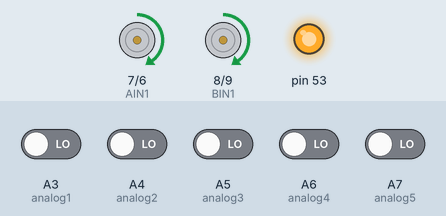
Simulated run of this sketch. Board: Arduino Mega 2560, built with avr-gcc and run on an emulated ATmega2560. On the bench: motor-driver pin pairs drawn as motors (green arrow = first pin HIGH = forward, orange = second pin HIGH = backward, longer = more drive, scaled by the enable pin), output pins drawn as LEDs (lit = HIGH). The test bench sets the inputs (shaded band); at power-on: A3 (analog1), A4 (analog2), A5 (analog3), A6 (analog4), A7 (analog5) LOW. What the sketch prints to the serial monitor is not drawn.

Above: at 10.2 s.
10.3 s: A3 (analog1) driven HIGH
At 11.2 s:
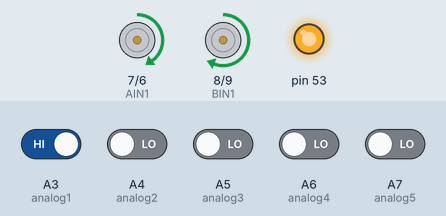
11.8 s: A4 (analog2) driven HIGH
At 12.2 s:
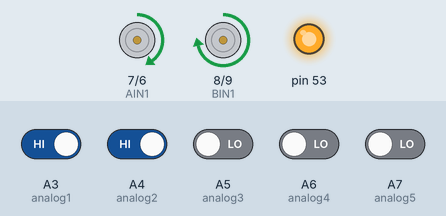
13.3 s: A5 (analog3) driven HIGH
At 14.4 s:
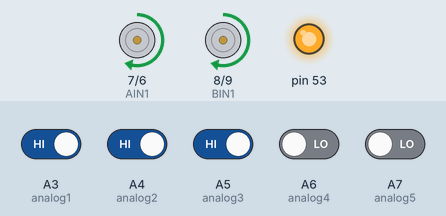
14.8 s: A3 (analog1) driven LOW
At 15.5 s:
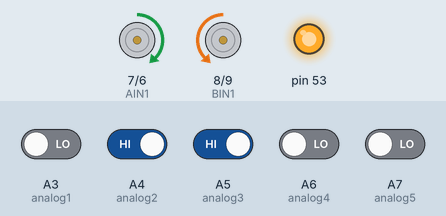
17.8 s: A6 (analog4) driven HIGH
At 18.4 s:
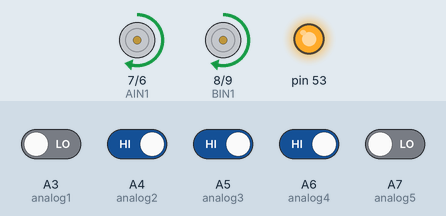
Timing chart, 0 to 20.3 s (numbered marks = the images above; inputs shaded):
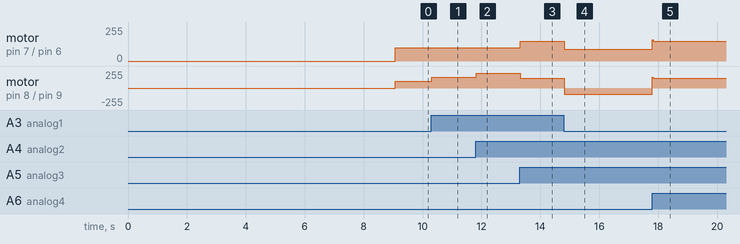

The sketch:

mar30_CrossAndRemoteMonitor.ino
```cpp
#include <SPI.h>
#include <MFRC522.h>
#define CUSTOM_NAME "HM10_Mega"

#define analog1  A3
#define analog2  A4
#define analog3  A5
#define analog4  A6
#define analog5  A7

const int PWMA = 10;   // Speed Motor A
const int AIN1 = 7;    // Direction A1
const int AIN2 = 6;    // Direction A2
const int BIN1 = 8;    // Direction B1
const int BIN2 = 9;   // Direction B2
const int PWMB = 11;    // Speed Motor B (Check if wired to Pin 5 or 4)

// RFID MFRC522 (Mega Hardware SPI)
const int RST_PIN = 3;
const int SS_PIN  = 2;
MFRC522 mfrc522(SS_PIN, RST_PIN);

long baudRates[] = {9600, 19200, 38400, 57600, 115200, 4800, 2400, 1200, 230400};
bool moduleReady = false;

// Timers
unsigned long lastLoopTime = 0;
unsigned long lastIrTime = 0;
unsigned long lastBtTime = 0;

const unsigned long irCyclePeriod = 20; // Fast tracking (20ms)
const unsigned long btCyclePeriod = 100; // Stable BT reporting (100ms)

unsigned long irCycleCnt = 0;
unsigned long loopCycleCnt = 0;
unsigned long btCycleCnt = 0;

int motorSpeed = 150;
int turning = 0, turnProgress = 0;
int moveSq[8] = {2, 3, 0, 3, 1, 3, 0, 3};
int sqIdx = -1;

// Global state for BT reporting
int global_dval[6] = {0,0,0,0,0,0};
unsigned long lastThisLoopTime = 0;
unsigned long lastThisIrTime = 0;

void setup() {
  Serial.begin(115200);

  pinMode(PWMA, OUTPUT); pinMode(AIN1, OUTPUT); pinMode(AIN2, OUTPUT);
  pinMode(PWMB, OUTPUT); pinMode(BIN1, OUTPUT); pinMode(BIN2, OUTPUT);
  pinMode(analog1, INPUT);pinMode(analog2, INPUT);pinMode(analog3, INPUT);pinMode(analog4, INPUT);pinMode(analog5, INPUT);

  SPI.begin();
  mfrc522.PCD_Init();

  lastLoopTime = millis();
  lastIrTime = millis();
  lastBtTime = millis();

  while (!Serial);
  Serial.println("\n--- HM-10 Robust Initialization ---");

  // 1. Automatic Baud Rate Detection
  for (int i = 0; i < 9; i++) {
    Serial.print("Testing baud rate: ");
    Serial.println(baudRates[i]);

    Serial3.begin(baudRates[i]);
    Serial3.setTimeout(100);
    delay(100);

    // 2. Force Disconnection
    Serial3.print("AT");

    if (waitForResponse("OK", 800)) {
      Serial.println("HM-10 detected and ready.");
      moduleReady = true;
      break;
    } else {
      Serial3.end();
      delay(100);
    }
  }

  if (!moduleReady) {
    Serial.println("CRITICAL ERROR: HM-10 not responding.");
    return;
  }

  // 3. Restore Factory Defaults
  Serial.println("Restoring factory defaults...");
  sendATCommand("AT+RENEW");
  delay(500);

  // 4. Set Custom Name
  Serial.print("Setting name to: ");
  Serial.println(CUSTOM_NAME);
  String nameCmd = "AT+NAME" + String(CUSTOM_NAME);
  sendATCommand(nameCmd.c_str());

  // 5. Enable Connection Notifications
  Serial.println("Enabling notifications...");
  sendATCommand("AT+NOTI1");

  // 6. Restart the module to apply changes
  Serial.println("Restarting module...");
  sendATCommand("AT+RESET");
  delay(1000);
  Serial3.begin(9600);

  Serial.println("--- HM-10 Ready at 9600 Baud ---\n");
}


void loop() {
  unsigned long currentMillis = millis();
  lastThisLoopTime = currentMillis - lastLoopTime;
  lastLoopTime = currentMillis;

  loopCycleCnt++;

  // 1. Process ESP32 commands (Robust Filtering)
  if (Serial3.available()) {
    static String inputBuffer = "";
    while (Serial3.available()) {
      char c = Serial3.read();
      if (c == '\n' || c == '\r') {
        if (inputBuffer.length() > 0) {
          inputBuffer.trim();
          if (inputBuffer.length() > 0) {
            Serial.print("Remote Command: ");
            Serial.println(inputBuffer);
          }
          inputBuffer = "";
        }
      } else if (isPrintable(c)) {
        inputBuffer += c;
      }
    }
  }

  // 2. RFID Scanning
  if (mfrc522.PICC_IsNewCardPresent() && mfrc522.PICC_ReadCardSerial()) {
    Serial.print("Card UID:");
    for (byte i = 0; i < mfrc522.uid.size; i++) {
      Serial.print(mfrc522.uid.uidByte[i] < 0x10 ? " 0" : " ");
      Serial.print(mfrc522.uid.uidByte[i], HEX);
    }
    Serial.println();
    mfrc522.PICC_HaltA(); // Stop reading
  }

  // 3. High-Speed IR Reading and Tracking (20ms)
  if (currentMillis - lastIrTime >= irCyclePeriod) {
    lastThisIrTime = currentMillis - lastIrTime;
    lastIrTime = currentMillis;
    irCycleCnt++;

    global_dval[1] = digitalRead(analog1);
    global_dval[2] = digitalRead(analog2);
    global_dval[3] = digitalRead(analog3);
    global_dval[4] = digitalRead(analog4);
    global_dval[5] = digitalRead(analog5);

    int cnt = 0;
    for (int i = 1; i <= 5; i++) {
      if (global_dval[i]) cnt++;
    }

    if (cnt >= 3 && turning == 0) {
      turning = 1;
      sqIdx = (sqIdx + 1) % 8;
    }
    if (turning == 1 && cnt <= 2) turning = 2;

    if (turning == 0) track(global_dval);
    else if (turning == 1) moveForward(motorSpeed, motorSpeed);
    else if (turning == 2) startTurn(global_dval, moveSq[sqIdx]);
    else if (turning == 3) endTurn(global_dval, moveSq[sqIdx]);
  }

  // 4. Decoupled Bluetooth Reporting (100ms)
  if (currentMillis - lastBtTime >= btCyclePeriod) {
    lastBtTime = currentMillis;
    btCycleCnt++;

    // Format: loopCycleCnt, thisLoopTime, irCycleCnt, thisIrTime, IR1..5, T1..5 (Total 14 values)
    Serial3.print(loopCycleCnt); Serial3.print(",");
    Serial3.print(lastThisLoopTime); Serial3.print(",");
    Serial3.print(irCycleCnt); Serial3.print(",");
    Serial3.print(lastThisIrTime); Serial3.print(",");

    for (int i = 1; i <= 5; i++) {
      Serial3.print(global_dval[i]);
      Serial3.print(",");
    }
    for (int i = 1; i <= 5; i++) {
      Serial3.print("1"); // Placeholder for thresholds
      if (i < 5) Serial3.print(",");
    }
    Serial3.println();
  }
}

void track(int* dval) {
  int l = 60*(dval[1] + dval[2]) + 100;
  int r = 60*(dval[5] + dval[4]) + 100;
  // l = max(l, 200); r = max(r, 200);
  moveForward(r, l);
}

void startTurn(int* dval, int turnType) {
  if (turnType == 0) {track(dval); turning = 0; return;}
  else if (turnType == 1) leftTurn(90);
  else if (turnType == 2) rightTurn(90);
  else if (turnType == 3) {
    moveForward(150, 150); delay(100); // Move forward a bit before U-turn
    leftTurn(90); // U-turn (left)
  }
  turning = 3; turnProgress = 0;
}

void endTurn(int* dval, int turnType) {
  // Check if turn is complete based on IR readings
  if (turnType == 1) { // left turn
    if (turnProgress == 0 && (dval[3] == 1 || dval[4] == 1)) { // Passed middle sensor
      turnProgress = 1;
    }
    else if (turnProgress == 1 && (dval[1] == 1 || dval[2] == 1)) { // Completed left turn
      turning = 0; // Start tracking again
      track(dval);
    }
  }
  else if (turnType == 2) { // right turn
    if (turnProgress == 0 && (dval[2] == 1 || dval[3] == 1)) { // Passed middle sensor
      turnProgress = 1;
    }
    else if (turnProgress == 1 && (dval[4] == 1 || dval[5] == 1)) { // Completed right turn
      turning = 0; // Start tracking again
      track(dval);
    }
  }
  else if (turnType == 3) { // U-turn
    // if (turnProgress == 0 && (dval[3] == 1 || dval[4] == 1 || dval[5] == 1)) { // Passed middle sensor
    //   turnProgress = 1;
    // }
    // else if (turnProgress == 1 && (dval[1] == 1 || dval[2] == 1 || dval[3] == 1)) { // Passed middle sensor (if starting on right side)
    //   turnProgress = 2;
    // }
    // else if (turnProgress == 2 && (dval[3] == 1 || dval[4] == 1 || dval[5] == 1)) { // Completed U-turn
    //   turnProgress = 3;
    // }
    // else if (turnProgress == 3 && (dval[1] == 1 || dval[2] == 1 || dval[3] == 1)) { // Completed U-turn (if starting on right side)
    //   turning = 0; // Start tracking again
    //   track(dval);
    // }
    if (turnProgress == 0 && (dval[2] == 1 || dval[3] == 1)) { // Passed middle sensor
      turnProgress = 1;
    }
    else if (turnProgress == 1 && (dval[4] == 1 || dval[5] == 1)) { // Completed left turn
      turning = 0; // Start tracking again
      track(dval);
    }
  }
}


void Motor(int lSpeed, int rSpeed) {
  if (lSpeed > 0) {
    digitalWrite(AIN1, HIGH); digitalWrite(AIN2, LOW);
  }else{
    digitalWrite(AIN1, LOW);  digitalWrite(AIN2, HIGH);
  }
  if (rSpeed > 0) {
    digitalWrite(BIN1, HIGH); digitalWrite(BIN2, LOW);
  }else{
    digitalWrite(BIN1, LOW);  digitalWrite(BIN2, HIGH);
  }
  analogWrite(PWMA, abs(lSpeed));
  analogWrite(PWMB, abs(rSpeed));
}

void moveForward(int lSpeed, int rSpeed) {
  Motor(lSpeed, rSpeed);
}

void leftTurn(int speed) {
  Motor(-speed, speed);
}

void rightTurn(int speed) {
  Motor(speed, -speed);
}

void stopMotors() {
  Motor(0, 0);
}

void sendATCommand(const char* command) {
  Serial3.print(command);
  waitForResponse("", 1000);
}


bool waitForResponse(const char* expected, unsigned long timeout) {
  unsigned long start = millis();
  Serial3.setTimeout(timeout);
  String response = Serial3.readString();
  if (response.length() > 0) {
    Serial.print("HM10 Response: ");
    Serial.println(response);
  }
  return (response.indexOf(expected) != -1);
}
```

Measured:
- after the input at 10.3 s, motor on pin 8 (BIN1) / pin 9 (BIN2): forward 100/255 → forward 160/255 at once
- after the input at 11.8 s, motor on pin 8 (BIN1) / pin 9 (BIN2): forward 160/255 → forward 220/255 at once
- after the input at 13.3 s, motor on pin 7 (AIN1) / pin 6 (AIN2): forward 100/255 → forward 150/255 at once; motor on pin 8 (BIN1) / pin 9 (BIN2): forward 220/255 → forward 150/255 at once
- after the input at 14.8 s, motor on pin 7 (AIN1) / pin 6 (AIN2): forward 150/255 → forward 90/255 at once; motor on pin 8 (BIN1) / pin 9 (BIN2): forward 150/255 → backward 90/255 at once
- after the input at 17.8 s, motor on pin 7 (AIN1) / pin 6 (AIN2): forward 90/255 → forward 150/255 at once; motor on pin 8 (BIN1) / pin 9 (BIN2): backward 90/255 → forward 150/255 at once
